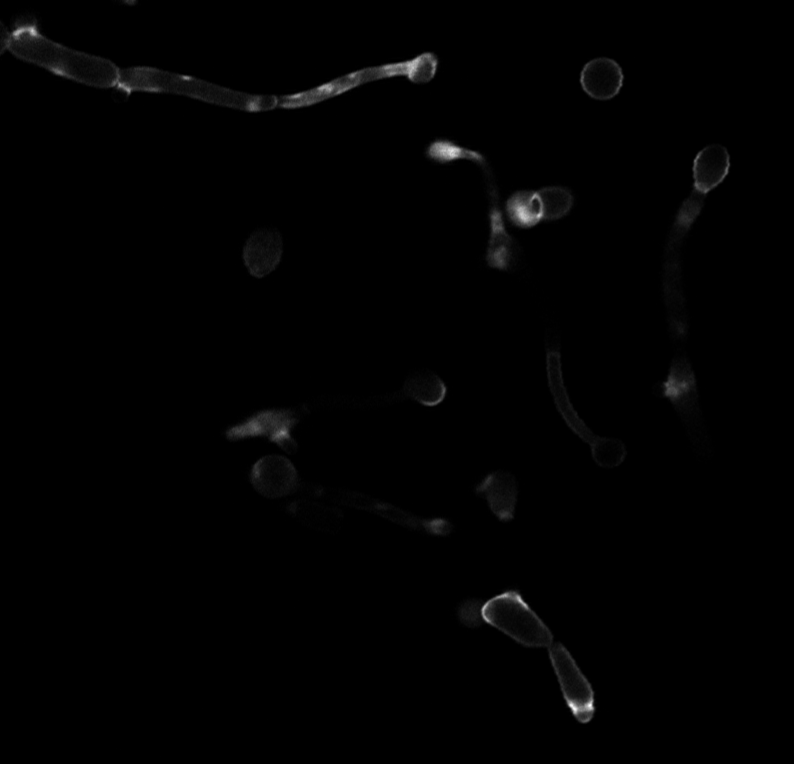
#> input picture eq.png, 794 x 764 px
$ python -i utils.py   (imports and definitions only)
#> lines starting #> are read from the running program, lines starting #| are printed output that depends on the picture
#> further down, picture is the input picture: shape (764, 794, 3); min 0, max 255, mean 2
import numpy as np
import math
from PIL import Image
import cv2
from skimage.measure import regionprops
from skimage.color import label2rgb
from skimage.morphology import skeletonize
from collections import deque


PATH = 'results/'
###################################################
### Funciones Generales
###################################################

# https://stackoverflow.com/questions/18602525/python-pil-for-loop-to-work-with-multi-image-tiff
# Funcion para abrir la imagen tiff y dejarla como una matriz
# [10 lines left out: function read_tiff, not called in this run]

def save_image(img, path):
    img = Image.fromarray(np.uint8(img), 'L')
    img.save(path)

def save_rgb_image(img, path):
    img = Image.fromarray(np.uint8(img), 'RGB')
    img.save(path)

# [24 lines left out: functions save_video, isotropic_interpolation, not called in this run]

###################################################

def equalize(matrix):
    max_value = np.max(matrix)
    return matrix / max_value * 255

# [4 lines left out: function initial_segmentation, not called in this run]

def denoise(img):
    k_first_erosion            = np.ones((3,3), np.uint8)
    k_first_dilation           = np.ones((2,2), np.uint8)
    k_second_dilation          = np.ones((15,15), np.uint8)
    k_second_erosion           = np.ones((9,9), np.uint8)

    img_dilation = cv2.dilate(img, k_first_dilation)
    img_erosion = cv2.erode(img, k_first_erosion)
    img_dilation = cv2.dilate(img_erosion, k_second_dilation)
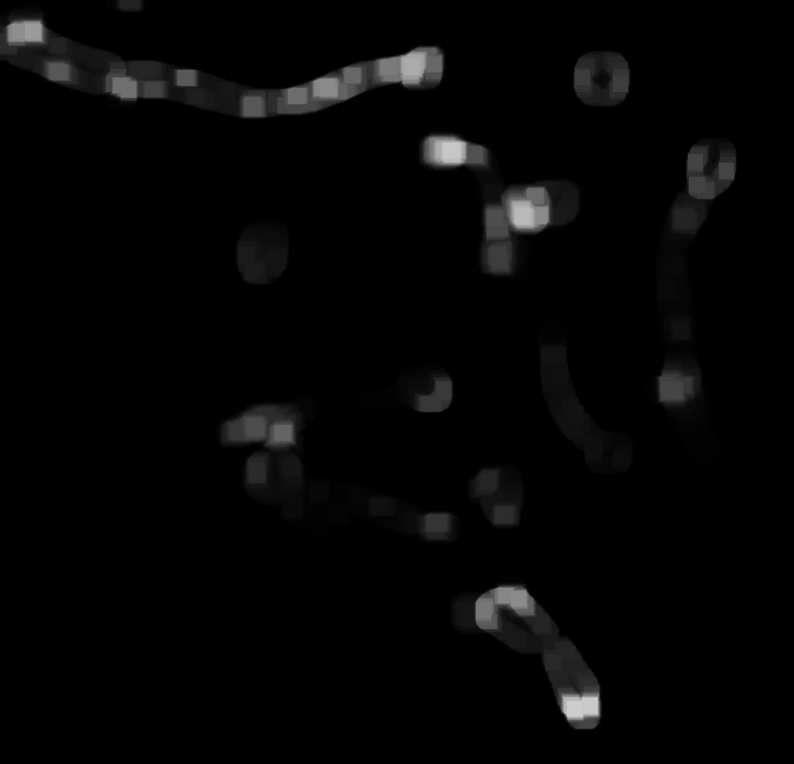
#> img_dilation: shape (764, 794, 3); min 0, max 205, mean 5.1
    img_erosion = cv2.erode(img_dilation, k_second_erosion)
    return img_erosion

def get_mask(index, matrix, OR=True):
    segmented = initial_segmentation(matrix[index], 40)
    return denoise(segmented)

# [122 lines left out: functions segmentation, get_neigh, grow_from_coor, region_growing3D, get_props_per_region, remove_noise and 6 more, not called in this run]
    # colorize_image(segmentated, spores, "high_spores")
    # colorize_image(segmentated, hifas, "high_hifas")

>>> import cv2
>>> picture = cv2.imread('eq.png')
>>> result = denoise(picture)
